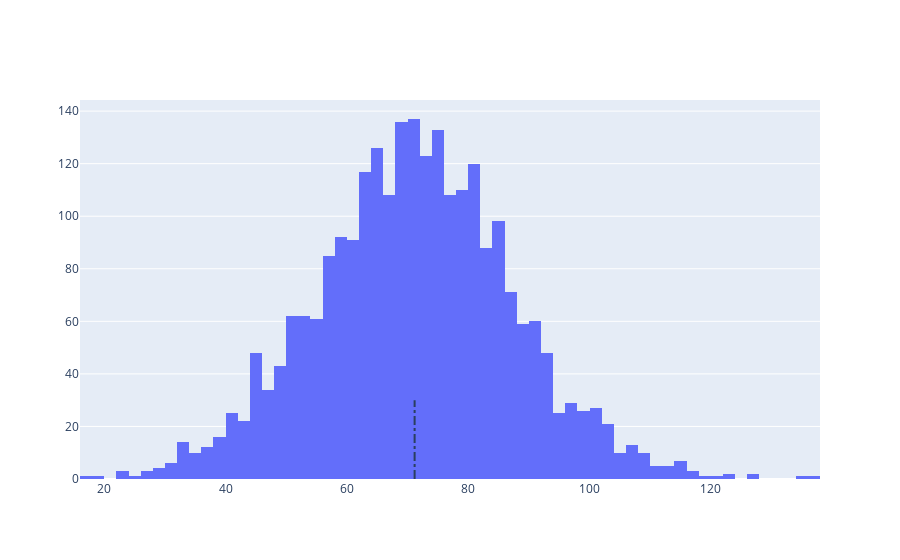

Source (notebook cell):
### Markdown cell above
Lets see the distributions first

### Code cell
# Average rating of apps
avg_runs = runs_df["runs"].mean(skipna=True)
print('Average app rating = ', avg_runs)

# Distribution of apps according to their ratings
data = [go.Histogram(
        x = runs_df['runs']
)]

# Vertical dashed line to indicate the average app rating
layout = {'shapes': [{
              'type' :'line',
              'x0': avg_runs,
              'y0': 0,
              'x1': avg_runs,
              'y1': 30,
              'line': { 'dash': 'dashdot'}
          }]
          }

plotly.offline.iplot({'data': data, 'layout': layout})

### Figure 1 — Plotly figure (JSON) as saved in the notebook; plotly's stock layout.template omitted (floating-point values rounded to 4 significant figures; data arrays with more than 128 entries replaced by an {"elided": "..."} marker saying what was removed)
{"data": [{"type": "histogram", "x": {"elided": "2527 float values"}}], "layout": {"shapes": [{"line": {"dash": "dashdot"}, "type": "line", "x0": 71.17, "x1": 71.17, "y0": 0, "y1": 30}]}}
